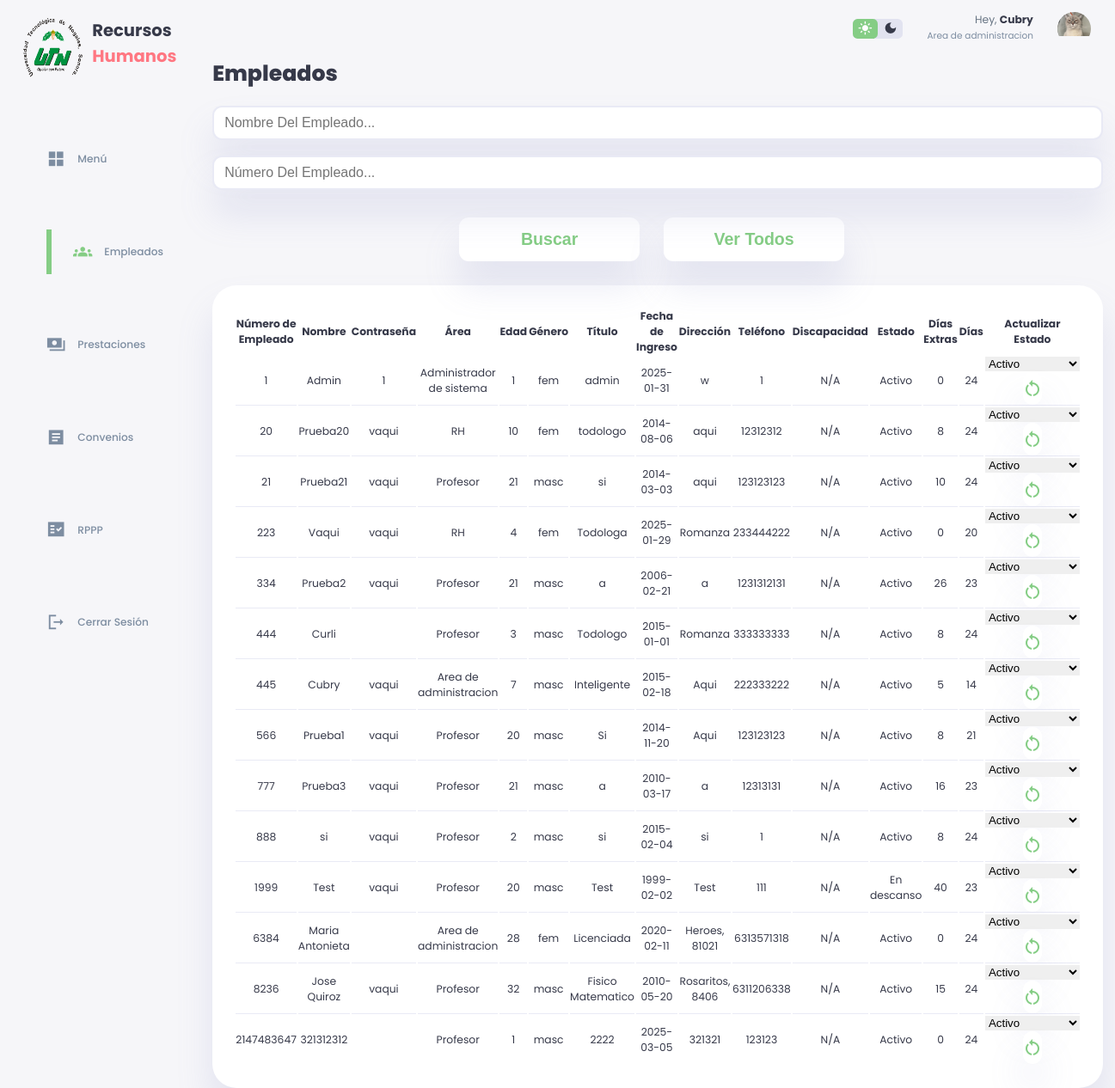
Screenshot of /empleados.php (signed in) with the database file from the repository.
### tables this page shows
CREATE TABLE `empleado` (
  `Numero_Empleado` int(20) NOT NULL,
  `Nombre_Empleado` varchar(30) NOT NULL,
  `Contraseña_Empleado` varchar(20) DEFAULT '',
  `Area` varchar(30) NOT NULL,
  `Edad` int(3) NOT NULL,
  `Genero` varchar(12) NOT NULL,
  `Titulo` varchar(50) NOT NULL,
  `Fecha_Ingreso` date NOT NULL DEFAULT current_timestamp(),
  `Direccion` varchar(200) NOT NULL,
  `Telefono` varchar(12) NOT NULL,
  `Discapacidad` varchar(50) NOT NULL DEFAULT 'N/A',
  `Estado` varchar(30) NOT NULL DEFAULT 'Activo',
  `Dias_Extras` int(2) NOT NULL DEFAULT 0,
  `Dias` int(2) NOT NULL DEFAULT 24
);

### empleados.php (the view, shortened to what this page needs)
<!DOCTYPE html>
<html lang="en">
<head>
    <link rel="stylesheet" href="./styleEmpleado.css">
</head>
<body>
  <div class="container">
        <aside>
            <div class="top">
                <div class="logo">
                        <img src="./images/logo.png.png">
                        <h2>Recursos<span class="danger">
                            Humanos</span> </h2>
                </div>
            </div>
            <div class="sidebar">
                <a href="index.php">
                    <span class="material-icons-sharp">grid_view</span>
                    <h3>Menú</h3>
                </a>
                <a href="empleados.php" class="active">
                    <span class="material-icons-sharp">groups</span>
                    <h3>Empleados</h3>
                </a>
                <a href="solicitudesprestaciones.php">
                    <span class="material-icons-sharp">payments</span>
                    <h3>Prestaciones</h3>
                </a>
                <a href="convenioNuevo.php">
                    <span class="material-icons-sharp">article</span>
                    <h3>Convenios</h3>
                </a>
                <a href="RPPP.php">
                    <span class="material-icons-sharp">fact_check</span>
                    <h3>RPPP</h3>
                </a>
                <a href="#" onclick="event.preventDefault(); document.getElementById('logout-form').submit();">
                    <span class="material-icons-sharp">logout</span>
                    <h3>Cerrar Sesión</h3>
                </a>
            </div>
        </aside>
    <div class="contenido">
            <div class="top">
                <div class="theme-toggler">
                    <span class="material-icons-sharp active">light_mode</span>
                    <span class="material-icons-sharp">dark_mode</span>
                </div>
                <div class="profile">
                    <div class="info">
                    <?php
                    echo '<p>Hey, <b>'.htmlspecialchars($_SESSION['Nombre_Empleado']).'</b></p>
                        <small class="text-muted">'.htmlspecialchars($_SESSION['Area']).'</small>';
                    ?>
                    </div>
                    <div class="profile-photo">
                        <img src="./images/profile-1.jpg.jpeg">
                    </div>
                </div>
            </div>
    <div class="contenido">
        <h1>Empleados</h1>
        <br>
        <form action="" method="post">
            <input type="text" id="nombre" name="nombre" class="search-input" placeholder="Nombre Del Empleado..." />
            <br>
            <br>
            <input type="text" id="numero" name="numero" class="search-input" placeholder="Número Del Empleado..." />
            <br>
            <br>
            <div class="button-container">
            <button type="submit"><h2>Buscar</h2></button>
            <br>
            <br>
            <button type="button" onclick="window.location.href='empleados.php'"><h2>Ver Todos</h2></button>
            <br>
            </div>
        </form>
        <?php
        require_once("conn.php");
        if ($_SERVER["REQUEST_METHOD"] == "POST") {
            $nombre = $_POST["nombre"];
            $numero = $_POST["numero"];
            if (!empty($nombre)) {
                $query = $conn->prepare("SELECT * FROM empleado WHERE Nombre_Empleado LIKE ?");
                $nombre = "%" . $nombre . "%";
                $query->bind_param("s", $nombre);
            } else if (!empty($numero)) {
                $query = $conn->prepare("SELECT * FROM empleado WHERE Numero_Empleado = ?");
                $query->bind_param("i", $numero);
            } else {
                $query = $conn->prepare("SELECT * FROM empleado");
            }
        } else {
            $query = $conn->prepare("SELECT * FROM empleado");
        }
        $query->execute();
        $result = $query->get_result();
        if ($result->num_rows > 0) {
            echo '<main>';
            echo '<div class="prestamos-recientes">';
            echo '<table class="table">';
            echo '<thead>';
            echo '<tr>';
            echo '<th>Número de Empleado</th>';
            echo '<th>Nombre</th>';
            echo '<th>Contraseña</th>';
            echo '<th>Área</th>';
            echo '<th>Edad</th>';
            echo '<th>Género</th>';
            echo '<th>Título</th>';
            echo '<th>Fecha de Ingreso</th>';
            echo '<th>Dirección</th>';
            echo '<th>Teléfono</th>';
            echo '<th>Discapacidad</th>';
            echo '<th>Estado</th>';
            echo '<th>Días Extras</th>';
            echo '<th>Días</th>';
            echo '<th>Actualizar Estado</th>';
            echo '</tr>';
            echo '</thead>';
            echo '<tbody>';
            while ($row = $result->fetch_assoc()) {
                echo '<tr>';
                echo '<td>' . htmlspecialchars($row['Numero_Empleado']) . '</td>';
                echo '<td>' . htmlspecialchars($row['Nombre_Empleado']) . '</td>';
                echo '<td>' . htmlspecialchars($row['Contraseña_Empleado']) . '</td>';
                echo '<td>' . htmlspecialchars($row['Area']) . '</td>';
                echo '<td>' . htmlspecialchars($row['Edad']) . '</td>';
                echo '<td>' . htmlspecialchars($row['Genero']) . '</td>';
                echo '<td>' . htmlspecialchars($row['Titulo']) . '</td>';
                echo '<td>' . htmlspecialchars($row['Fecha_Ingreso']) . '</td>';
                echo '<td>' . htmlspecialchars($row['Direccion']) . '</td>';
                echo '<td>' . htmlspecialchars($row['Telefono']) . '</td>';
                echo '<td>' . htmlspecialchars($row['Discapacidad']) . '</td>';
                echo '<td>' . htmlspecialchars($row['Estado']) . '</td>';
                echo '<td>' . htmlspecialchars($row['Dias_Extras']) . '</td>';
                echo '<td>' . htmlspecialchars($row['Dias']) . '</td>';
                echo '<td>';
                echo '<form action="" method="post">';
                echo '<div class="button.act-container">';
                echo '<select name="Estado">';
                echo '<option value="Activo">Activo</option>';
                echo '</select>';
                echo '<button type="submit" id="mas_chico" class="act"><span class="material-icons-sharp">
                restart_alt
                </span></button>';
                echo '</div>';
                echo '</form>';
                echo '</td>';
                echo '</tr>';
            }
            echo '</tbody>';
            echo '</table>';
            echo '</div>';
            echo '</main>';
        } else {
            echo '<p>No se encontraron empleados.</p>';
        }
        ?>
</body>
</html>

### rows the page displays
empleado: Numero_Empleado "1", Nombre_Empleado "Admin", Contraseña_Empleado "1", Area "Administrador de sistema", Edad "1", Genero "fem", Titulo "admin", Fecha_Ingreso "2025-01-31", Direccion "w", Telefono "1", Discapacidad "N/A", Estado "Activo", Dias_Extras "0", Dias "24"
empleado: Numero_Empleado "20", Nombre_Empleado "Prueba20", Contraseña_Empleado "vaqui", Area "RH", Edad "10", Genero "fem", Titulo "todologo", Fecha_Ingreso "2014-08-06", Direccion "aqui", Telefono "12312312", Discapacidad "N/A", Estado "Activo", Dias_Extras "8", Dias "24"
empleado: Numero_Empleado "21", Nombre_Empleado "Prueba21", Contraseña_Empleado "vaqui", Area "Profesor", Edad "21", Genero "masc", Titulo "si", Fecha_Ingreso "2014-03-03", Direccion "aqui", Telefono "123123123", Discapacidad "N/A", Estado "Activo", Dias_Extras "10", Dias "24"
empleado: Numero_Empleado "223", Nombre_Empleado "Vaqui", Contraseña_Empleado "vaqui", Area "RH", Edad "4", Genero "fem", Titulo "Todologa", Fecha_Ingreso "2025-01-29", Direccion "Romanza", Telefono "233444222", Discapacidad "N/A", Estado "Activo", Dias_Extras "0", Dias "20"
empleado: Numero_Empleado "334", Nombre_Empleado "Prueba2", Contraseña_Empleado "vaqui", Area "Profesor", Edad "21", Genero "masc", Titulo "a", Fecha_Ingreso "2006-02-21", Direccion "a", Telefono "1231312131", Discapacidad "N/A", Estado "Activo", Dias_Extras "26", Dias "23"
empleado: Numero_Empleado "444", Nombre_Empleado "Curli", Area "Profesor", Edad "3", Genero "masc", Titulo "Todologo", Fecha_Ingreso "2015-01-01", Direccion "Romanza", Telefono "333333333", Discapacidad "N/A", Estado "Activo", Dias_Extras "8", Dias "24"
empleado: Numero_Empleado "445", Nombre_Empleado "Cubry", Contraseña_Empleado "vaqui", Area "Area de administracion", Edad "7", Genero "masc", Titulo "Inteligente", Fecha_Ingreso "2015-02-18", Direccion "Aqui", Telefono "222333222", Discapacidad "N/A", Estado "Activo", Dias_Extras "5", Dias "14"
empleado: Numero_Empleado "566", Nombre_Empleado "Prueba1", Contraseña_Empleado "vaqui", Area "Profesor", Edad "20", Genero "masc", Titulo "Si", Fecha_Ingreso "2014-11-20", Direccion "Aqui", Telefono "123123123", Discapacidad "N/A", Estado "Activo", Dias_Extras "8", Dias "21"
empleado: Numero_Empleado "777", Nombre_Empleado "Prueba3", Contraseña_Empleado "vaqui", Area "Profesor", Edad "21", Genero "masc", Titulo "a", Fecha_Ingreso "2010-03-17", Direccion "a", Telefono "12313131", Discapacidad "N/A", Estado "Activo", Dias_Extras "16", Dias "23"
empleado: Numero_Empleado "888", Nombre_Empleado "si", Contraseña_Empleado "vaqui", Area "Profesor", Edad "2", Genero "masc", Titulo "si", Fecha_Ingreso "2015-02-04", Direccion "si", Telefono "1", Discapacidad "N/A", Estado "Activo", Dias_Extras "8", Dias "24"
empleado: Numero_Empleado "1999", Nombre_Empleado "Test", Contraseña_Empleado "vaqui", Area "Profesor", Edad "20", Genero "masc", Titulo "Test", Fecha_Ingreso "1999-02-02", Direccion "Test", Telefono "111", Discapacidad "N/A", Estado "En descanso", Dias_Extras "40", Dias "23"
empleado: Numero_Empleado "6384", Nombre_Empleado "Maria Antonieta", Area "Area de administracion", Edad "28", Genero "fem", Titulo "Licenciada", Fecha_Ingreso "2020-02-11", Direccion "Heroes, 81021", Telefono "6313571318", Discapacidad "N/A", Estado "Activo", Dias_Extras "0", Dias "24"
empleado: Numero_Empleado "8236", Nombre_Empleado "Jose Quiroz", Contraseña_Empleado "vaqui", Area "Profesor", Edad "32", Genero "masc", Titulo "Fisico Matematico", Fecha_Ingreso "2010-05-20", Direccion "Rosaritos, 8406", Telefono "6311206338", Discapacidad "N/A", Estado "Activo", Dias_Extras "15", Dias "24"
empleado: Numero_Empleado "2147483647", Nombre_Empleado "321312312", Area "Profesor", Edad "1", Genero "masc", Titulo "2222", Fecha_Ingreso "2025-03-05", Direccion "321321", Telefono "123123", Discapacidad "N/A", Estado "Activo", Dias_Extras "0", Dias "24"

### other values shown
$_SESSION['Nombre_Empleado'] "Cubry"
$_SESSION['Area'] "Area de administracion"
